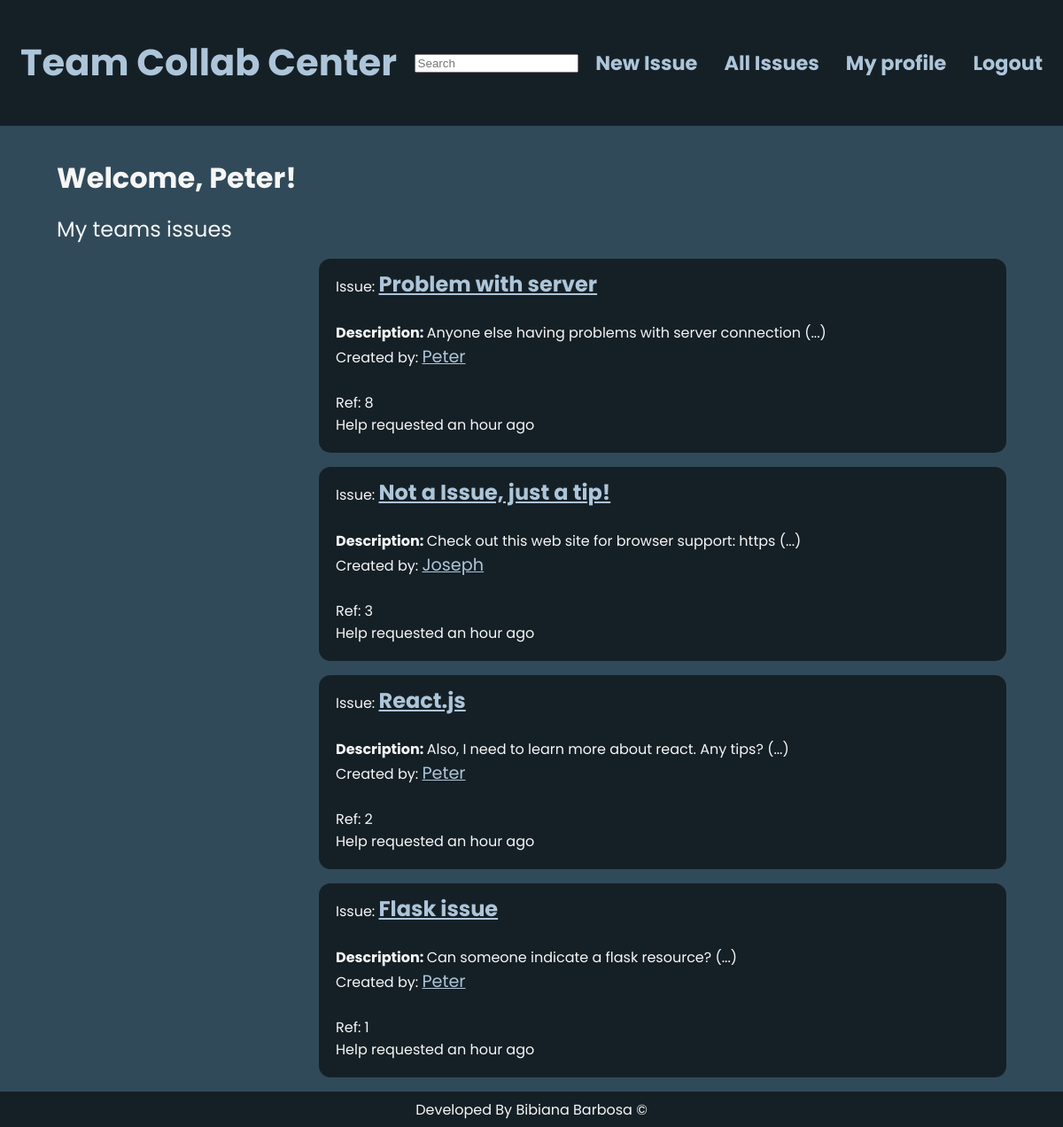
Page /index (signed in) on the committed database.
### app/models.py (models this page shows, shortened)
class User(UserMixin, db.Model):
    __tablename__='users'
    id = db.Column(db.Integer, primary_key=True)
    username = db.Column(db.String(64), index=True, unique=True)
    email = db.Column(db.String(120), index=True, unique=True)
    password_hash = db.Column(db.String(128))
    posts = db.relationship('Post', backref='author', lazy='dynamic')
    position_id = db.Column(db.Integer, db.ForeignKey('position.id'))
    about_me = db.Column(db.String(240))
    last_seen = db.Column(db.DateTime, default=datetime.utcnow)
    team_id = db.Column(db.Integer, db.ForeignKey('teams.id'))
    comments = db.relationship('Comment', backref='comment_author', lazy='dynamic')
    def team_posts(self):
        created = Post.query.filter_by(team_id=self.team_id)
        return created.order_by(Post.timestamp.desc())

class SearchableMixin(object):
    @classmethod
    def before_commit(cls, session):
        session._changes = {
            'add': list(session.new),
            'update': list(session.dirty),
            'delete': list(session.deleted)
        }
    @classmethod
    def after_commit(cls, session):
        for obj in session._changes['add']:
            if isinstance(obj, SearchableMixin):
                add_to_index(obj.__tablename__, obj)
        for obj in session._changes['update']:
            if isinstance(obj, SearchableMixin):
                add_to_index(obj.__tablename__, obj)
        for obj in session._changes['delete']:
            if isinstance(obj, SearchableMixin):
                remove_from_index(obj.__tablename__, obj)
        session._changes = None

class Post(SearchableMixin, db.Model):
    __searchable__ = ['title', 'description', 'id']
    __tablename__='posts'
    id = db.Column(db.Integer, primary_key=True)
    title = db.Column(db.String(64))
    description = db.Column(db.String(1000))
    timestamp = db.Column(db.DateTime, index=True, default=datetime.utcnow)
    user_id = db.Column(db.Integer, db.ForeignKey('users.id'))
    team_id = db.Column(db.Integer, db.ForeignKey('teams.id'))
    comments = db.relationship('Comment', backref='comment_ticket', lazy='dynamic')

### app/routes.py (the view)
@app.route('/', methods=['GET', 'POST'])
@app.route('/index', methods=['GET', 'POST'])
@login_required
def index():
    page = request.args.get('page', 1, type=int)
    posts = current_user.team_posts().paginate(
        page, app.config['POSTS_PER_PAGE'], False)
    next_url = url_for('index', page=posts.next_num) \
        if posts.has_next else None
    prev_url = url_for('index', page=posts.prev_num) \
        if posts.has_prev else None
    return render_template('index.html', title='Home', posts=posts.items, next_url=next_url,
                           prev_url=prev_url)

### app/forms.py
class SearchForm(FlaskForm):
    q = StringField(('Search'), validators=[DataRequired()])
    def __init__(self, *args, **kwargs):
        if 'formdata' not in kwargs:
            kwargs['formdata'] = request.args
        if 'csrf_enabled' not in kwargs:
            kwargs['csrf_enabled'] = False
        super(SearchForm, self).__init__(*args, **kwargs)

### app/models.py (called while the page is built)
@login.user_loader
def load_user(id):
    return User.query.get(int(id))

### app/routes.py (called while the page is built)
@app.before_request
def before_request():
    if current_user.is_authenticated:
        current_user.last_seen = datetime.utcnow()
        db.session.commit()
        g.search_form = SearchForm()

### app/templates/index.html (shortened to what this page needs)
{% extends "base.html" %}
    {% block content %}
    <div class="main-body">
        <h2 class="welcome">Welcome, {{ current_user.username }}!</h2>
        <h3 class="teams">My teams issues</h3>
    {% for post in posts %}
        {% include '_post.html' %}
    {% endfor %}
    </div>
{% endblock %}

### app/templates/_post.html (shortened to what this page needs)
<div class="posts-wrapper">
    <table class="posts-issues-table>
        <tr valign="top">
            <td>
                Issue: <b><a class="issue-name" href="{{ url_for('post_view', id=post.id) }}">{{ post.title }}</a></b>
                <br>
                <br>
                <b><span>Description: </span></b>
                {% if post.description|length < 20 %}
                    {{ post.description }}
                {% else %}
                    {{ post.description[0:50] }} (...)
                {% endif %}
                <br>
                Created by: <a class="creator-name" href="{{ url_for('user', username=post.author.username) }}">
                    {{ post.author.username }}
                </a>
                <br>
                <br>
                Ref: {{ post.id }}
                <br>
                Help requested {{ moment(post.timestamp).fromNow() }}
            </td>
    </table>
</div>

### app/static/styles/base/style.css (style rules this page uses)
.welcome { margin: .2rem 4rem 0 4rem; padding-top: 2rem; font-size: 2rem; }
.teams { margin: 0 4rem 0 4rem; padding-top: 1rem; font-size: 1.5rem; font-weight: normal; }
.posts-wrapper { background-position: center; padding: 0.5rem 1rem 1rem 1rem; background-color: #152026; margin: 1rem 4rem 1rem 30%; border-radius: 13px; color: #F6F6F6; }
.posts-wrapper a { color: #ADC5D9; text-decoration: underline; cursor: pointer; }
.posts-wrapper .issue-name { font-size: 1.5rem; }
.posts-wrapper .creator-name { font-size: 1.2rem; }
* { -webkit-box-sizing: border-box; box-sizing: border-box; }
body { font-family: 'Poppins', sans-serif; color: #F6F6F6; margin: 0; background-color: #314A59; }
body a { color: #ADC5D9; }

### rows in the picture
User: username "Peter"
Post: title "Problem with server", description "Anyone else having problems with server connection", author.username "Peter", id "8", timestamp "an hour ago"
Post: title "Not a Issue, just a tip!", description "Check out this web site for browser support: https", author.username "Joseph", id "3", timestamp "an hour ago"
Post: title "React.js", description "Also, I need to learn more about react. Any tips?", author.username "Peter", id "2", timestamp "an hour ago"
Post: title "Flask issue", description "Can someone indicate a flask resource?", author.username "Peter", id "1", timestamp "an hour ago"
